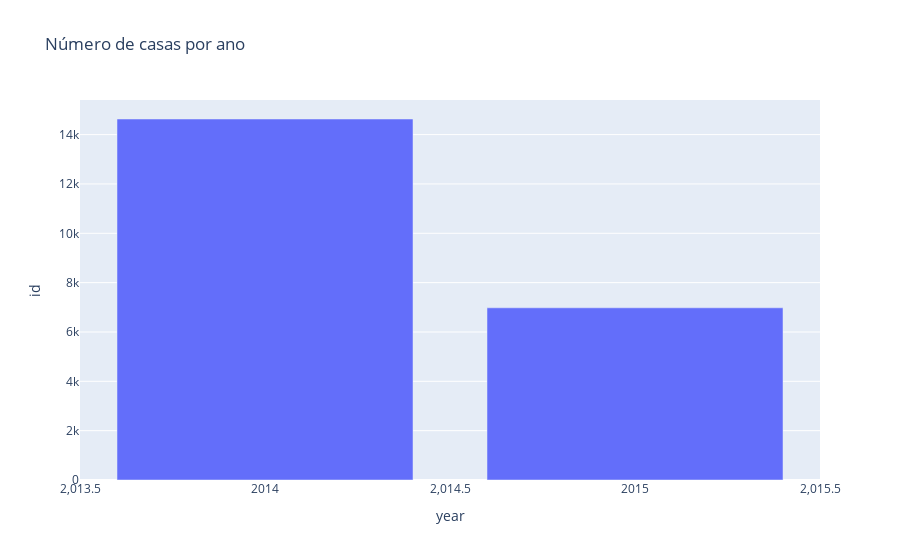

Notebook source saved alongside this figure:
### Code cell
fig = px.bar(date_price, x='year', y='id', title='Número de casas por ano')
fig.show()

### Figure 1 — Plotly figure (JSON) as saved in the notebook; plotly's stock layout.template omitted (floating-point values rounded to 4 significant figures)
{"data": [{"alignmentgroup": "True", "hovertemplate": "year=%{x}<br>id=%{y}<extra></extra>", "legendgroup": "", "marker": {"color": "#636efa"}, "name": "", "offsetgroup": "", "orientation": "v", "showlegend": false, "textposition": "auto", "type": "bar", "x": [2014, 2015], "xaxis": "x", "y": [14633, 6980], "yaxis": "y"}], "layout": {"barmode": "relative", "legend": {"tracegroupgap": 0}, "title": {"text": "Número de casas por ano"}, "xaxis": {"anchor": "y", "domain": [0, 1], "title": {"text": "year"}}, "yaxis": {"anchor": "x", "domain": [0, 1], "title": {"text": "id"}}}}
